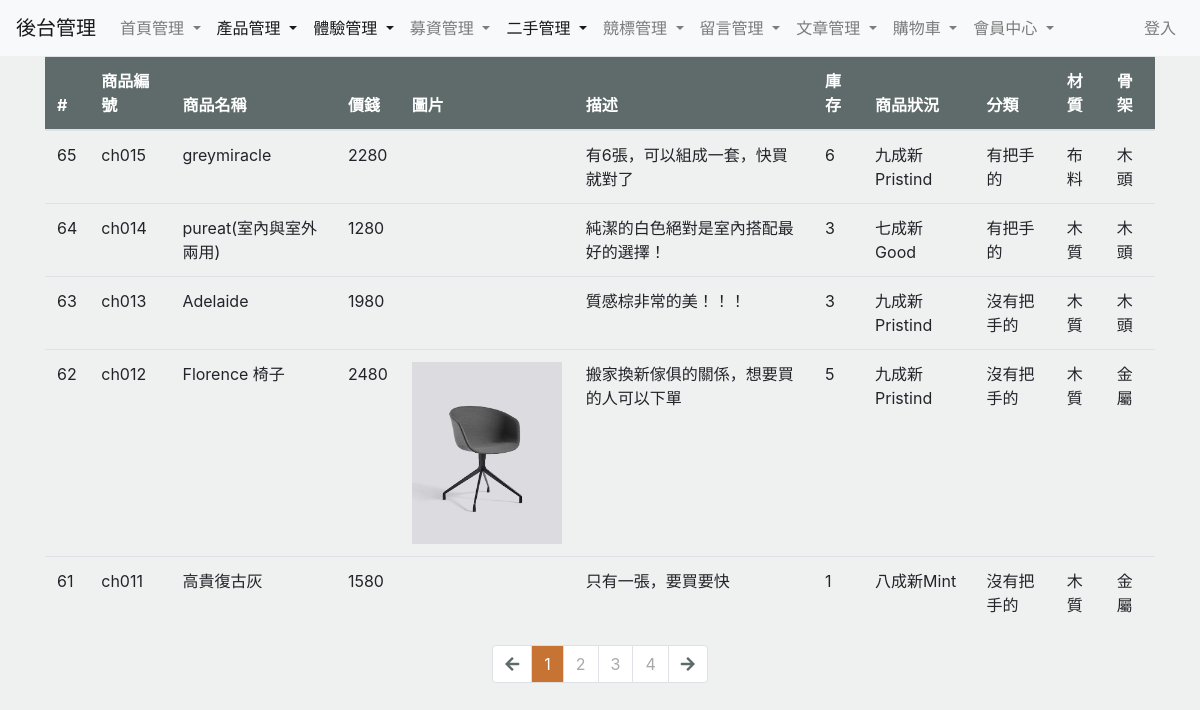
Screenshot of /secondhand/data-list.php with the database file from the repository.
### tables this page shows
CREATE TABLE `i_secondhand_product` (
  `sid` int(11) NOT NULL,
  `product_no` varchar(255) NOT NULL,
  `productname` varchar(255) NOT NULL,
  `photo` varchar(255) NOT NULL,
  `price` int(11) NOT NULL,
  `description` varchar(255) NOT NULL,
  `stock` int(11) NOT NULL,
  `conditions_sid` int(11) NOT NULL,
  `categories_sid` int(11) NOT NULL,
  `material_sid` int(11) NOT NULL,
  `framework_sid` int(11) NOT NULL
);

CREATE TABLE `i_secondhand_conditions` (
  `sid` int(11) NOT NULL,
  `name` varchar(255) NOT NULL
);

CREATE TABLE `i_secondhand_categories` (
  `sid` int(11) NOT NULL,
  `name` varchar(255) NOT NULL
);

CREATE TABLE `i_secondhand_material` (
  `sid` int(11) NOT NULL,
  `name` varchar(255) NOT NULL
);

CREATE TABLE `i_secondhand_framework` (
  `sid` int(11) NOT NULL,
  `name` varchar(255) NOT NULL
);

### secondhand/data-list.php (the view, shortened to what this page needs)
<?php
require __DIR__ . '/../parts/__connect_db.php';
$perPage = 5;
$page = isset($_GET['page']) ? intval($_GET['page']) : 1;
$t_sql = "SELECT COUNT(1) FROM `i_secondhand_product`";
$totalRows = $pdo->query($t_sql)->fetch(PDO::FETCH_NUM)[0];
$totalPages = ceil($totalRows / $perPage);
$rows = [];
if ($totalRows > 0) {
    $sql = sprintf("SELECT * FROM `i_secondhand_product` ORDER BY sid DESC LIMIT %s, %s", ($page - 1) * $perPage, $perPage);
    $stmt = $pdo->query($sql);
    $rows = $stmt->fetchAll();
}
?>
<?php
$c_sql = "SELECT * FROM i_secondhand_conditions ORDER BY sid ASC";
$cates = $pdo->query($c_sql)->fetchAll();
$h_sql = "SELECT * FROM i_secondhand_framework ORDER BY sid ASC";
$framework = $pdo->query($h_sql)->fetchAll();
$v_sql = "SELECT * FROM i_secondhand_material ORDER BY sid ASC";
$material = $pdo->query($v_sql)->fetchAll();
$g_sql = "SELECT * FROM i_secondhand_categories ORDER BY sid ASC";
$categories = $pdo->query($g_sql)->fetchAll();
?>
<?php include __DIR__ . '/../parts/__html_head.php'; ?>
<?php include __DIR__ . '/../parts/__navbar.php'; ?>
<div class="container">
    <table class="table table-hover">
        <thead>
            <tr>
                <th scope="col">#</th>
                <th scope="col">商品編號</th>
                <th scope="col">商品名稱</th>
                <th scope="col">價錢</th>
                <th scope="col">圖片</th>
                <th scope="col">描述</th>
                <th scope="col">庫存</th>
                <th scope="col">商品狀況</th>
                <th scope="col">分類</th>
                <th scope="col">材質</th>
                <th scope="col">骨架</th>
            </tr>
        </thead>
        <tbody>
            <?php foreach ($rows as $key => $r) : ?>
                <?php
                for ($i = 1; $i <= 5; $i++) {
                    if ($r['conditions_sid'] == $i) {
                        $conditions_sid = $cates[$i - 1]['name'];
                    }
                    if ($r['categories_sid'] == $i) {
                        $categories_sid = $categories[$i - 1]['name'];
                    }
                    if ($r['framework_sid'] == $i) {
                        $framework_sid = $framework[$i - 1]['name'];
                    }
                };
                switch ($r['material_sid']) {
                    case 1:
                        $material_sid = $material[0]['name'];
                        break;
                    case 5:
                        $material_sid = $material[2]['name'];
                        break;
                }
                ?>
                <tr>
                    <td><?= $r['sid'] ?></td>
                    <td><?= $r['product_no'] ?></td>
                    <td><?= $r['productname'] ?></td>
                    <td><?= $r['price'] ?></td>
                    <td><img src="./../uploads/<?= $r['photo'] ?>" alt="" id="myimg" width="150px"></td>
                    <td><?= $r['description'] ?></td>
                    <td><?= $r['stock'] ?></td>
                    <td><?= $conditions_sid ?></td>
                    <td><?= $categories_sid ?></td>
                    <td><?= $material_sid ?></td>
                    <td><?= $framework_sid ?></td>
                </tr>
            <?php endforeach; ?>
        </tbody>
    </table>
    <div class="row">
        <div class="col d-flex justify-content-center">
            <nav aria-label="Page navigation example">
                <ul class="pagination">
                    <li class="page-item <?= $page == 1  ? 'disabled' : '' ?>">
                        <a class="page-link" href="?page=<?= $page - 1 ?>">
                            <i class="fas fa-arrow-left"></i>
                        </a>
                    </li>
                    <?php for ($i = $page - 3; $i <= $page + 3; $i++) :
                        if ($i < 1) continue;
                    ?>
                        <li class="page-item <?= $i == $page ? 'active' : '' ?>">
                            <a class="page-link" href="?page=<?= $i ?>"><?= $i ?></a>
                        </li>
                    <?php endfor; ?>
                    <li class="page-item <?= $page == $totalPages  ? 'disabled' : '' ?>">
                        <a class="page-link" href="?page=<?= $page + 1 ?>">
                            <i class="fas fa-arrow-right"></i>
                        </a>
                    </li>
                </ul>
            </nav>
        </div>
    </div>
</div>
<?php include __DIR__ . '/../parts/__html_foot.php'; ?>

### secondhand/data-list.php (style rules this page uses)
body { background-color: #EFF0F0; }
table.table tr th { background-color: #5F6B6B !Important; color: white !Important; }
.fas { color: #5F6B6B; cursor: pointer; }
.pagination>li>a { background-color: white; color: darkgray; }
.pagination>.active>a { color: white; background-color: #C77334 !Important; border: solid 1px #ddd !Important; }

### rows the page displays
i_secondhand_product: sid "65", product_no "ch015", productname "greymiracle", price "2280", description "有6張，可以組成一套，快買就對了", stock "6"
i_secondhand_conditions: name "九成新Pristind"
i_secondhand_categories: name "有把手的"
i_secondhand_material: name "布料"
i_secondhand_framework: name "木頭"
i_secondhand_product: sid "64", product_no "ch014", productname "pureat(室內與室外兩用)", price "1280", description "純潔的白色絕對是室內搭配最好的選擇！", stock "3"
i_secondhand_conditions: name "七成新Good"
i_secondhand_material: name "木質"
i_secondhand_product: sid "63", product_no "ch013", productname "Adelaide", price "1980", description "質感棕非常的美！！！", stock "3"
i_secondhand_categories: name "沒有把手的"
i_secondhand_product: sid "62", product_no "ch012", productname "Florence 椅子", price "2480", photo (picture), description "搬家換新傢俱的關係，想要買的人可以下單", stock "5"
i_secondhand_framework: name "金屬"
i_secondhand_product: sid "61", product_no "ch011", productname "高貴復古灰", price "1580", description "只有一張，要買要快", stock "1"
i_secondhand_conditions: name "八成新Mint"
